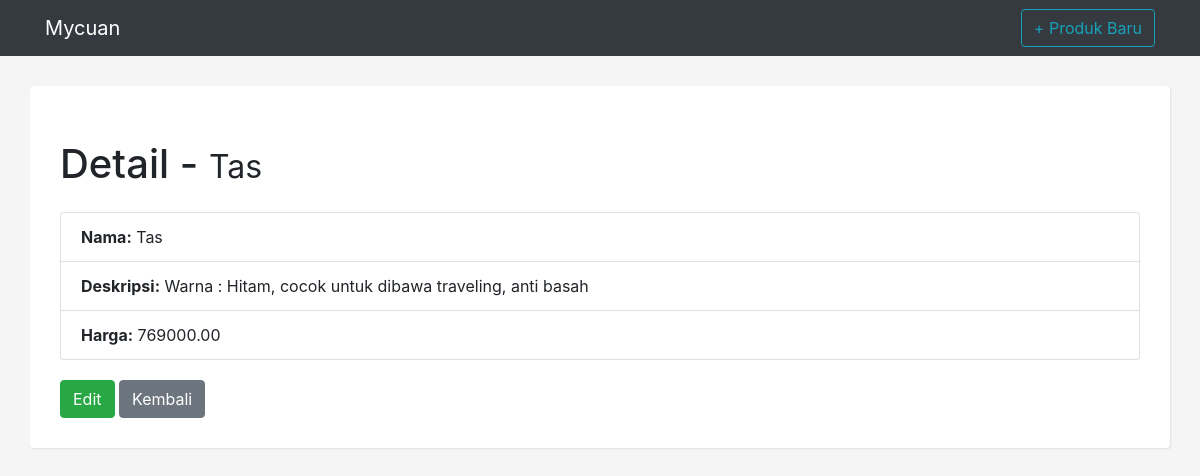
/view/8, run on the app's committed database.
### products/models.py (models this page shows, shortened)
class Product(models.Model):
    name = models.CharField('Nama', max_length=100)
    description = models.TextField('Deskripsi', blank=True)
    price = models.DecimalField('Harga', decimal_places=2, max_digits=8)
    created = models.DateTimeField('Created', auto_now_add=True)
    changed = models.DateTimeField('Changed', auto_now=True)
    class Meta:
        ordering = ['name']

### products/views.py (the view)
# urls.py: path('view/<int:pk>', views.ProductDetail.as_view(), name='product_view'),
class ProductDetail(DetailView):
    model = Product

### products/templates/products/product_detail.html
{% extends 'products/base.html' %}
{% block content %}
    <h1 class="my-4">Detail -
        <small>{{ object.name }}</small>
    </h1>
    <div class="row">
        <div class="col-12">
            <ul class="list-group">
              <li class="list-group-item"><strong>Nama:</strong> {{ object.name }}</li>
              <li class="list-group-item"><strong>Deskripsi:</strong> {{ object.description}}</li>
              <li class="list-group-item"><strong>Harga:</strong> {{ object.price }}</li>
            </ul>
        </div>
    </div>
    <div class="row top-buffer">
        <div class="col-12">
                <a href="{% url 'product_edit' object.id %}"><button type="button" class="btn btn-success">Edit</button></a>
                <a href="{% url 'product_list' %}"><button type="button" class="btn btn-secondary">Kembali</button></a>
        </div>
    </div>
{% endblock %}

### products/static/css/style.css (style rules this page uses)
body { background: whitesmoke }
.top-buffer { margin-top:20px; }

### data on the page
Product: name "Tas", description "Warna : Hitam, cocok untuk dibawa traveling, anti basah", price "769000.00"
